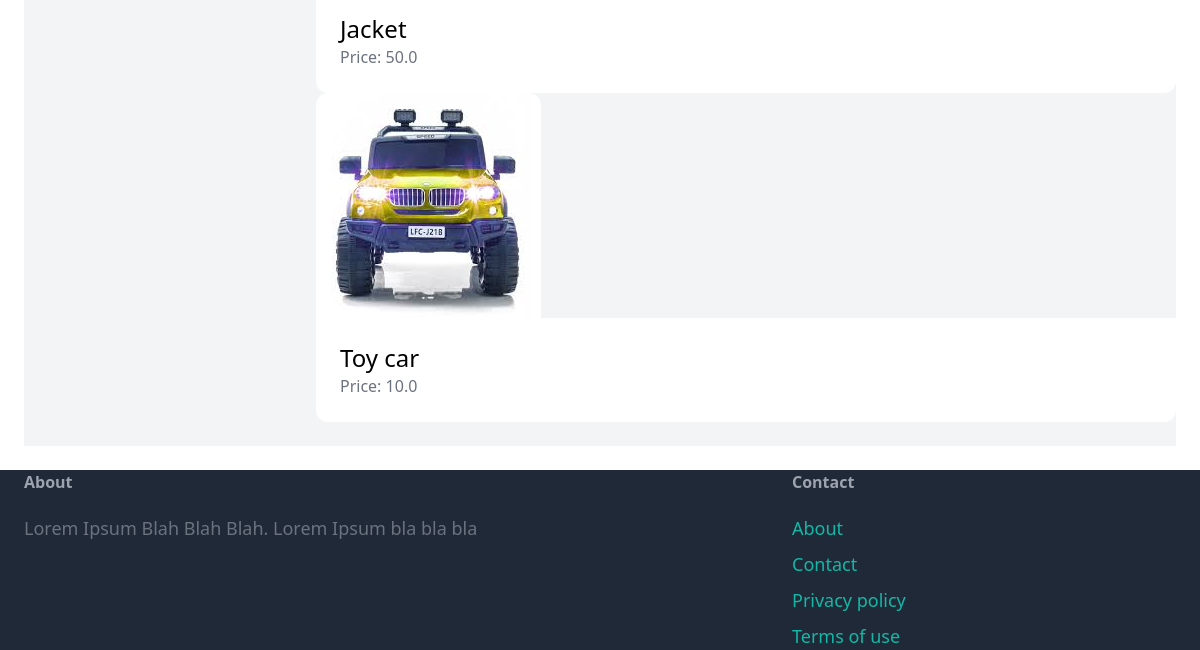
/item/ (lower part), run on an earlier commit of the app's database.
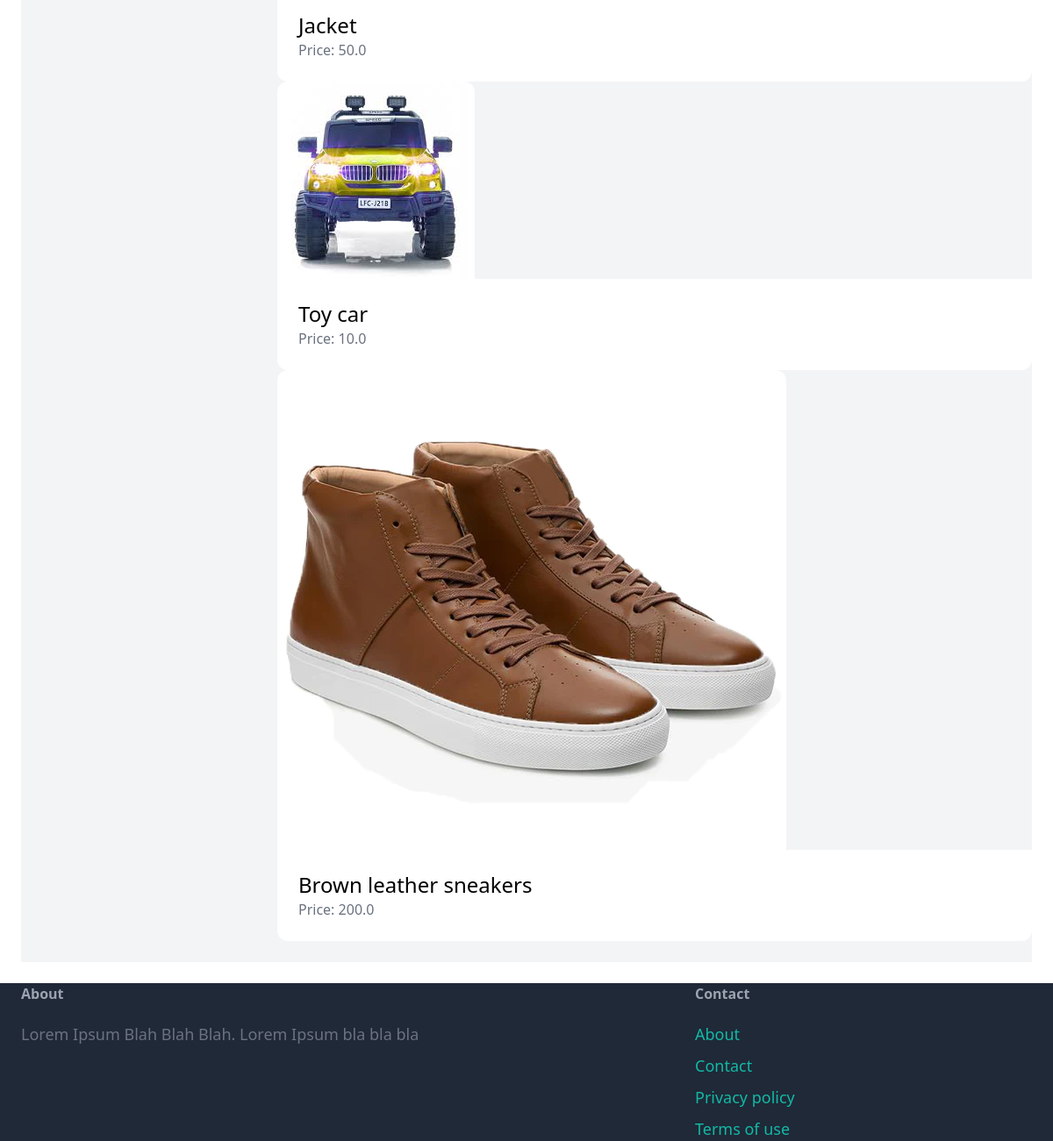
And on a later commit of the database.
### item/models.py (models this page shows, shortened)
class Item(models.Model):
    category = models.ForeignKey(Category, related_name='items', on_delete=models.CASCADE)
    name = models.CharField(max_length=255)
    description = models.TextField(blank=True, null=True)
    price = models.FloatField()
    image = models.ImageField(upload_to='item_images', blank=True, null=True)
    is_sold = models.BooleanField(default=False)
    created_at = models.DateTimeField(auto_now_add=True)
    created_by = models.ForeignKey(User, related_name='items', on_delete=models.CASCADE)
    class Meta:
        verbose_name_plural = 'items'

### item/views.py (the view)
# urls.py: path('', views.items, name='items'),
def items(request):
     query = request.GET.get('query', '')
     category_id = request.GET.get('category', 0)
     items = Item.objects.filter(is_sold=False)
     categories = Category.objects.all()
     if category_id:
            items = items.filter(category_id=category_id)
     if query:
          items = items.filter(Q(name__contains=query) | Q(description__contains=query))
     context = {
          'items': items,
           'query' : query,
           'categories': categories,
           'category_id': int(category_id),
        }
     return render(request, 'item/items.html', context)

### item/templates/item/items.html (shortened to what this page needs)
{% extends 'base.html' %}
{% block content %}
    <div class="pb-6 grid grid-cols-4 gap-4 bg-gray-100">
        <div class="col-span-1">
        </div>
        <div class="col-span-3">
            <div class="gird grid-cols-3 gap-3">
                {% for item in items %}
                    <div>
                        <a href="{% url 'item:detail' item.id %}">
                            <div>
                                <img src="{{ item.image.url }}" class="rounded-t-xl">
                            </div>
                            <div class="p-6 bg-white rounded-b-xl">
                                <h2 class="text-2xl">{{ item.name }}</h2>
                                <p class="text-gray-500">Price: {{ item.price }}</p>
                            </div>
                        </a>
                    </div>
                {% endfor %}
            </div>
        </div>
    </div>
{% endblock content %}

What changed in the data, as far as the page shows it:
added Item: image (picture), name "Brown leather sneakers", price "200.0"
